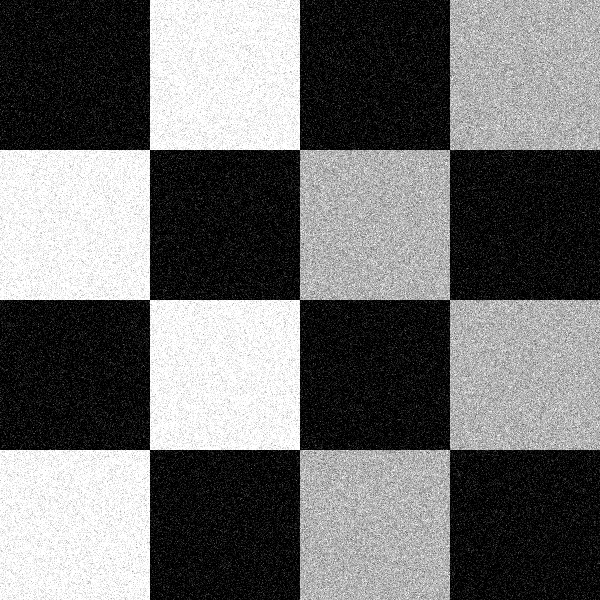
#> input picture vjezba5/checkerboard-noisy2.tif, 600 x 600 px
$ python zadatak1.py
#> lines starting #> are read from the running program, lines starting #| are printed output that depends on the picture; after the words box and inside, x2 and y2 are one past the last pixel; in counts of white or black regions, pixels touching at a corner belong together
# Za sliku iz priloga (checkerboard-noisy2.tif) napraviti detekciju ćoškova na slici. Na navedenoj slici označiti ćoškove. Mijenjati vrijednost slobodnog parametra k i threshold vrijednost odzivne funkcije R. Pomoć: link https://docs.opencv.org/4.5.2/dc/d0d/tutorial_py_features_harris.html

from os.path import dirname
import numpy as np
import cv2 as cv

filename = 'checkerboard-noisy2.tif'
img = cv.imread(cv.samples.findFile(dirname(__file__) + '/' + filename))
#> img is the input picture: shape (600, 600, 3); min 0, max 255, mean 110.9
gray = cv.cvtColor(img,cv.COLOR_BGR2GRAY)

gray = np.float32(gray)
dst = cv.cornerHarris(gray,2,3,0.04)
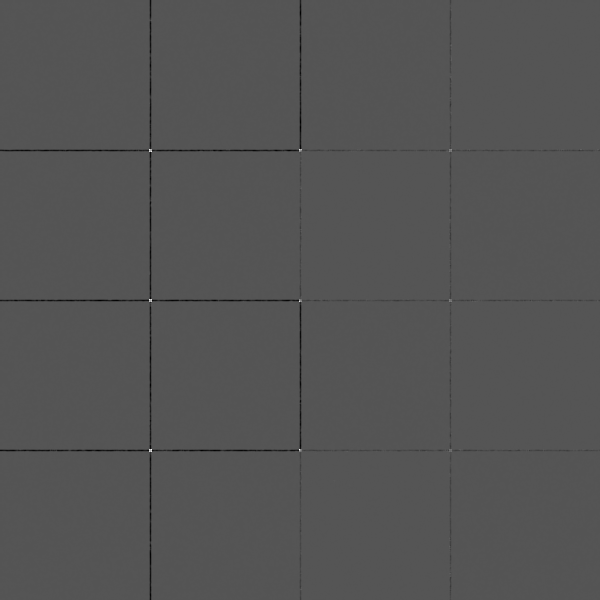
#> dst: shape (600, 600) float32; min -164647952, max 329316352, mean -979750.4; drawn with min black and max white
dst = cv.dilate(dst,None)
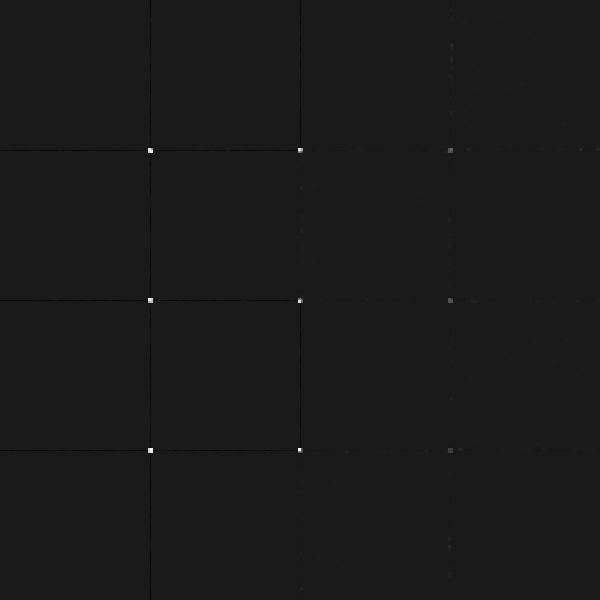
#> dst: shape (600, 600) float32; min -37868256, max 329316352, mean 167420.7; drawn with min black and max white
img[dst>0.01*dst.max()]=[0,0,255]
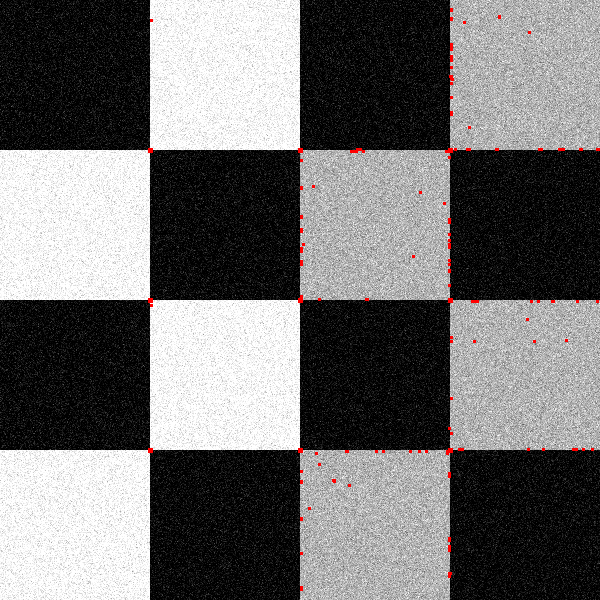
#> img: shape (600, 600, 3); 0.36% of pixels changed, all inside (x1, y1, x2, y2) = (148, 8, 600, 591)

cv.imshow('Corners detect',img)
if cv.waitKey(0):
#> (key Esc is pressed here)
    cv.destroyAllWindows()
